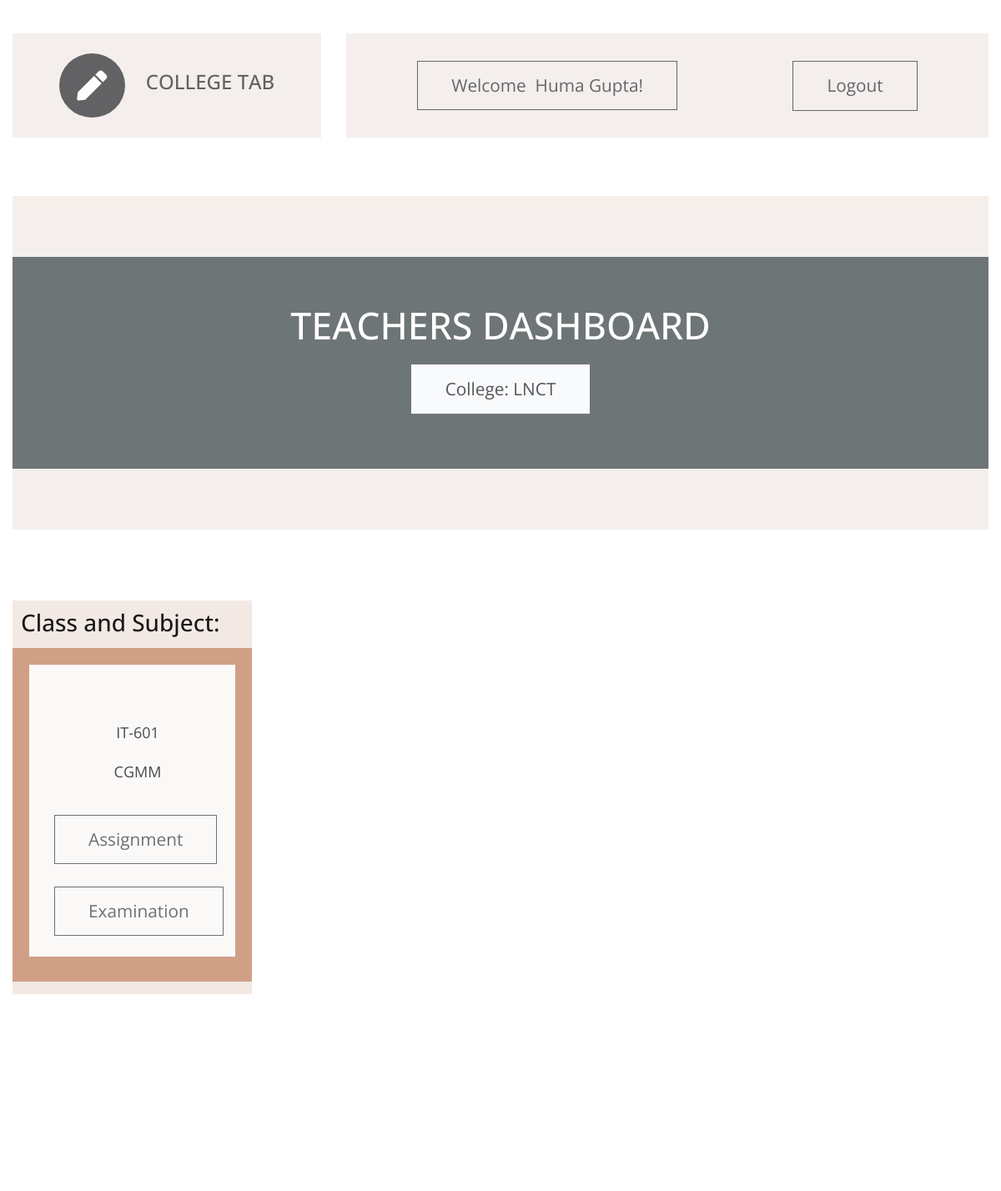
The page /t_dashboard/7/ (signed in) on the database its author committed.
### ctapp/models.py (models this page shows, shortened)
class teacher(models.Model):
    user = models.OneToOneField(User, on_delete=models.CASCADE,unique=True)
    name = models.CharField(max_length=30)
    college_name = models.CharField(max_length = 10,choices = CLG_CHOICES,default = 'LNCT')
    branch = models.CharField(max_length=20, choices=BRANCH_CHOICES, default='IT')
    mobile_no = models.CharField(max_length=10)
    email = models.CharField(max_length=30)

class teacher_assign(models.Model):
    c_id  = models.ForeignKey(Class,on_delete=models.CASCADE)   #class id
    s_id = models.ForeignKey(subject,on_delete=models.CASCADE)  #subject id
    t_id = models.ForeignKey(teacher,on_delete=models.CASCADE)  #teacher id

class subject(models.Model):
    subject_code = models.CharField(max_length = 8,primary_key = True)
    name = models.CharField(max_length = 30)
    branch = models.CharField(max_length=20, choices=BRANCH_CHOICES, default='IT')
    sem = models.CharField(max_length = 20,choices = SEMESTER_CHOICES,default = '6')

### ctapp/views.py (the view)
# urls.py: path('<int:id>/', views.teacher_dashboard,name='t_db'),#classes assigned
@login_required(login_url='t_login/')
def teacher_dashboard(request,id):
    template = loader.get_template('teachers dashboard.html')
    current_teacher = teacher.objects.get(id=id)
    assigned_classes = get_classes(current_teacher)
    context = {'teacher':current_teacher,'class_list':assigned_classes}
    return HttpResponse(template.render(context, request))

### ctapp/views.py (called while the page is built)
def get_classes(teacher):
    return teacher_assign.objects.filter(t_id=teacher)

### ctapp/templates/teachers dashboard.html (shortened to what this page needs)
<!DOCTYPE html>
<html lang="en">
{% load static %}
  <head>
    <link rel="stylesheet" href="{% static 'css/all.min.css' %}" />
    <link rel="stylesheet" href="{% static 'css/bootstrap.min.css' %}" />
    <link rel="stylesheet" href="{% static 'css/templatemo-style.css' %}" />
  </head>
  <body id="servicesPage">
    <div class="parallax-window" data-parallax="scroll" data-image-src="{% static 'img/td1.jpg' %}">
      <div class="container-fluid">
        <div class="row tm-brand-row">
          <div class="col-lg-4 col-11">
            <div class="tm-brand-container tm-bg-white-transparent">
              <i class="fas fa-2x fa-pen tm-brand-icon"></i>
              <div class="tm-brand-texts">
                <h1 class="text-uppercase tm-brand-name">College Tab</h1>
              </div>
            </div>
          </div>
          <div class="col-lg-8 col-1">
            <div class="tm-nav">
              <nav
                class="navbar navbar-expand-lg navbar-light tm-bg-white-transparent tm-navbar">
                <div class="collapse navbar-collapse" id="navbarNav">
                  <ul class="navbar-nav">
                    <li class="btn btn-outline-dark">
                      Welcome&nbsp;&nbsp;{{teacher.name}}!
                    </li>
                    <li class="nav-item">
                      <a href="{% url 't_logout' %}" class="btn btn-outline-dark" style="height: 60px; text-align:center;">Logout</a>
                    </li>
                  </ul>
                </div>
              </nav>
            </div>
          </div>
        </div>
        <section class="row" id="tmServices">
         <div class="col-12">
            <div class="parallax-window tm-services-parallax-header tm-testimonials-parallax-header tm-bg-white-transparent"
                 data-parallax="scroll"
                 data-z-index="101"
                 >
                 <div class="tm-bg-black-transparent text-center tm-services-header tm-testimonials-header">
                    <h2 class="text-uppercase tm-services-page-title tm-testimonials-page-title">Teachers Dashboard</h2>
                    <p class="btn btn-outline-light active">
                        College: {{teacher.college_name}}
                    </p>
                </div>
            </div>
          </div>
          <div class="col-12 tm-tabs-container">
              <div class="sections">
			          <h3>Class and Subject:</h3>
                <div class="card-deck">
                  {% for class in class_list %}
                          <div class="btn-outline card-upper">
                            <div class="card-body text-center">
                              <div class="cards">
                                <div class="contents">
                                  <p class="card-text">
                                    {{class.s_id.subject_code}}
                                  </p>
                                  <p class="card-text">
                                    {{class.s_id.name}}
                                  </p>
                                </div>
                                <div class="card-text" style="position:relative; top:0px;">
                                <a class="btn btn-outline-dark" href="{% url 'teacher:t_subject_assignment_list' teacher.id class.s_id.subject_code class.c_id.id %}">Assignment</a>
								                <br><br>
								  <a class="btn btn-outline-dark" href="{}">Examination</a>
                                </div>
                              </div>
                            </div>
                          </div>
                    {% endfor %}
                </div>
              </div>
            </div>
        </section>
        <footer class="row">
          <p class="col-12 text-white text-center tm-copyright-text">
          </p>
        </footer>
      </div>
    </div>
  </body>
</html>

### ctapp/static/css/templatemo-style.css (style rules this page uses)
html { scroll-behavior: smooth; }
body { font-family: "Open Sans", Arial, Helvetica, sans-serif; font-size: 18px; font-weight: 400; color: #6b6b6b; overflow-x: hidden; }
a, button { transition: all 0.3s ease; }
.container-fluid { max-width: 1310px; }
.parallax-window { min-height: 1100px; background: transparent; }
.tm-bg-white-transparent { background-color: rgba(255, 255, 255, 0.8); }
.tm-brand-row { align-items: center; padding-top: 40px; padding-bottom: 28px; }
.tm-brand-container { max-width: 500px; height: 125px; display: flex; align-items: center; justify-content: center; }
.tm-brand-icon { width: 79px; height: 77px; display: flex; align-items: center; justify-content: center; background-color: #333436; color: white; border-radius: 50%; margin-right: 25px; }
.tm-brand-name { font-size: 1.5rem; color: #333333; }
::placeholder { color: black; opacity: 1; }
.tm-navbar { max-width: 840px;min-height: 125px;justify-content:; }
.tm-navbar .navbar-nav { width: 100%; display: flex; align-items: center; justify-content: space-around; }
.nav-item { position: relative; }
.btn { border-radius: 0; padding: 13px 40px; font-size: 1.3rem; }
p { line-height: 1.7; }
.tm-copyright-text { font-size: 1rem; padding-top: 50px; padding-bottom: 45px; }
.tm-bg-black-transparent { background-color: rgba(15, 29, 32, 0.77); color: white; }
.tm-bg-white-transparent { background-color: #F2EBE7;; opacity: 0.77; color: #F4F3F2; font-weight: bold; }
.cards { height: 350px; width:100%; background-color:white; color:black; opacity:1; padding:30px; }
.card-upper { height:400px; width:287px; margin:5px; background-color:#C07F5B; opacity:0.77; color:aliceblue; }
.sections { background-color: #F1E7E2; opacity:0.9; display: inline-block; padding:10px; color:black; }
.contents { height:150px; width:200px; align-content: center; }
.text-center { align-self: center; }
.tm-services-parallax-header { min-height: 700px; display: flex; align-items: center; margin-top: 42px; margin-bottom: 22px; }
.tm-services-header { position: relative; z-index: 102; width: 100%; padding: 85px 15px 37px 15px; }
.tm-services-page-title { font-size: 2.8rem; padding-bottom: 37px; }
.tm-tabs-container { display: flex; padding-top: 40px; padding-bottom: 135px; }
.tm-testimonials-header { padding: 55px 15px 50px; }
.tm-testimonials-page-title { padding-bottom: 0; margin-bottom: 20px; }
.tm-testimonials-parallax-header { min-height: 400px; margin-bottom: 45px; }

### rows shown on the page
teacher: name "Huma Gupta", college_name "LNCT"
teacher_assign: s_id.subject_code "IT-601", s_id.name "CGMM"
